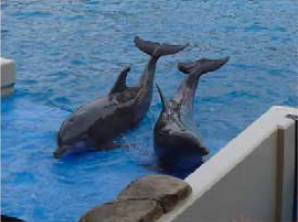
%> input picture images/dolphins.png, 298 x 222 px
$ octave main_script.m   (GNU Octave 9; MATLAB toolbox functions it lacks are replaced by stand-ins)
%> lines starting %> are read from the running program, lines starting %| are printed output that depends on the picture; in (x1, y1, x2, y2) boxes, pixels count from 0 and x2, y2 are one past the last pixel; in counts of white or black regions, pixels touching at a corner belong together; the program's own positions count from 1
### convertToYCC.m
%% Bradley Payne - Final Project
% This function takes in a color image
% converts to YCbCr (YCC) color space as defined by the paper:
% title: "Automatic seeded region growing ..."
% authors: Shih, Cheng
% page 2
% implements equation (1)
%
% input: rgb image
% output: tranformed image
% Y color space has range [16, 235]
% Cb and Cr spaces have range [16, 240]

function [YCC] = convertToYCC(im)
if size(im, 3) ~= 3
    disp("ERROR - color images only");
    YCC = [];
    return;
end

% scale to be between 0 - 1
% also converts to double
im = rescale(im);

% coefficient matrix given by paper
coef = [65.481 128.553 24.966; ...
        -39.797 -74.203 112; ...
        112 -93.786 -18.214];

% constant matrix from paper
C = [16; 128; 128];

% initialize size of new color space
YCC = zeros(size(im));

% implementation of equation (1)
for r = 1 : size(im, 1)
    for c = 1 : size(im, 2)
        R = im(r,c,1);
        G = im(r,c,2);
        B = im(r,c,3);
        rgb = [R; G; B];
        YCC(r,c, :) = coef * rgb + C;
    end
end

return;
end

### automaticSeedSelection.m
%% Bradley Payne - Final Project
% implements Automatic seed Selection algorithm
% defined by the paper:
% title: "Automatic seeded region growing ..."
% authors: Shih, Cheng
% pages 2 - 3
% implements equations (2 - 7)
%
%
%
% input YCbCr color space image
% returns 'seeds' that meet the following criteria:
% 1. Seed pixel must have high similarity to its neighbors
% 2. for an expected region, at least one seed must be generated
% 3. seeds for different regions must be disconnected
%
%
%
% This function requires 2 thresholds
% a similarity threshold
% a distance threshold
% The similarity threshold is computed using Otsu's method
% distance threshold is hardcoded at 0.05

function [seeds] = automaticSeedSelection(im)

if size(im, 3) ~= 3 || class(im) ~= "double"
    disp("ERROR -- Wrong color space detected");
    seeds = [];
    return;
end

% Threshold value

numR = size(im,1);
numC = size(im,2);

% initialize seeds array with 0's
seeds = zeros(numR, numC);

% seperate image into YCC color space
Y = im(:,:,1);
Cb = im(:,:,2);
Cr = im(:,:,3);

% calculate similarity of pixel to its neigbors
% consider 3x3 neighborhood standard deviation in each color space
% for simplicity of implementation, assume Seeds cannot reside on the image
% border

% compute standard deviations in each color space seperately
sigmaY = computeSTD(Y, numR, numC);
sigmaCb = computeSTD(Cb, numR, numC);
sigmaCr = computeSTD(Cr, numR, numC);

% compute total standard deviation (equation 3)
totalSigma = sigmaY + sigmaCb + sigmaCr;

% normalize (equation 4)
total_normalized_sigma = totalSigma / max(totalSigma, [], 'all');

% H is similarity to neighbors (equation 5)
H = 1 - total_normalized_sigma;

% now we need to compute the relative Euclidian Distances
% of each pixel to its eight neighbors

% D is maximum euclidian distance from pixel i,j to its 8 neighbors
% helper function is defined below
% (equations 6 & 7)
D = computeDistance(Y, Cb, Cr, numR, numC);

% THRESHOLDS
% similarity threshold is computed automatically using
% Otsu's method
% using the matlab built in function will return thresh between 0 - 1

[N, edges] = histcounts(im, 200);

% T = otsuthresh(N);

T = mean(H, 'all');
% Distance threshold was anectodotally found
Tdist= 0.05;

% perform similarity threshold
Hthresh = H > T;
% Hthresh = imdilate(Hthresh, ones(3));
% Hthresh = imerode(Hthresh, ones(3));
% perform distance threshold
Dthresh = D < Tdist;

% Dthresh = imdilate(Dthresh, ones(3));
% Dthresh = imerode(Dthresh, ones(3));

% morphological operations don't generally improve performance
% potential seeds satisfy Conditions 1 and 2
seeds = Hthresh & Dthresh;
se = strel('disk', 1);
seeds = imclose(seeds, se);
se = strel('disk', 1);
seeds = imopen(seeds, se);

% better method is to use MATLAB Built in label
% label based on 4 connectivity
seeds = bwlabel(seeds, 4);

end


% helper function that computes std deviation in a 3x3 neighborhood
% in a given colorspace
%
% INPUTS:
% cS: given color space
% numR - number of rows in color Space
% numC - number of columns in color Space
%
% OUTPUTS:
% sigmaN : standard deviation of 3x3 neighborhood centered
% at that pixel location
% edge pixels are exluded for simplicity
function [sigmaN] = computeSTD(cS, numR, numC)
sigmaN = ones(numR, numC);

for r = 1 : numR - 2
    for c = 1 : numC - 2
        % get this subbarray
        sub = cS(r:r+2, c : c+2);
        avgSub = mean(sub, 'all');
        % sum of the differences squared
        % (equation 2)
        sumDifSq = 0;
        for i = 1 : 9
            sumDifSq = sumDifSq + (sub(i) - avgSub)^2;
        end
        sigmaN(r+1,c+1) = sqrt(1/9 * sumDifSq);
    end
end

end

% helper function
% computes relative Euclidian distnace
% implements equations 6 - 7
function [D] = computeDistance(Y, Cb, Cr, numR, numC)
D = ones(numR, numC);

for r = 1 : numR - 2
    for c = 1 : numC - 2
        % this pixel
        Ythis = Y(r+1, c+1);
        Cbthis = Cb(r+1, c+1);
        Crthis = Cr(r+1, c+1);
        % neighborhood pixel
        Ysub = Y(r:r+2, c : c+2);
        Cbsub = Cb(r:r+2, c:c+2);
        Crsub = Cr(r:r+2, c:c+2);

        % distance to myself will be 0, so gonna include for simplicity
        d = zeros(9,1);

        % (equation 6)
        for i = 1 : 9
            numerator = (Ythis - Ysub(i))^2 + (Cbthis-Cbsub(i))^2 + ...
               (Crthis - Crsub(i))^2;
           d(i) = sqrt(numerator) ... % end of numerator
               /sqrt(Ythis^2 + Cbthis^2 + Crthis^2); % denomiator
        end
        % equation (7)
        D(r+1, c+1) = max(d);
    end
end

return;
end

% Recursive Helper function
% Labels seeds based on 4 connectivity
% Disqualifies border pixels as seeds
% [27 lines left out: function labelSeeds, not called in this run]

### regionGrowing.m
%% Bradley Payne - Final Project
% implements region growing algorithm
% defined by the paper:
% title: "Automatic seeded region growing ..."
% authors: Shih, Cheng
% section 4
% pages 3-6
%
%
% GENERAL METHOD:
% ** Calculate Y, Cb, Cr average of each region, store in seedAvg matrix
% ** Record neighbors of all regions in a sorted list T in decreasing order
% of distances.
% ** While T is not empty, remove point p and check 4-neighbors to
% determine region
%
% T is the set of pixels that are unclassified and have labeled neighbors
%
% Function implements steps (3) and (4) in section 4 of the paper
%
% INPUT:
% im - YCbCr color space image
% seeds - Labeled seeds matrix from automaticSeedSelection
%
% OUTPUT:
% seeds - labeled, grown seeds matrix

function [seeds] = regionGrowing(im, seeds)

% need to compute the Y C C average of each region
numSeeds = max(seeds, [], 'all');

% seedAvg contains the mean of all seed pixels
% in terms of Y Cb, Cr
% index for region i is seedAvg(i, n)
% where n is (1,2,3) coresponding with (Y, Cb, Cr)
seedAvg = zeros(numSeeds, 3);
sizeReg = zeros(numSeeds, 1);
% seperate YCC image into individual components
Y = im(:,:,1);
Cb = im(:,:,2);
Cr = im(:,:,3);

% compute averages for each region
for i = 1 : numSeeds
   % compute Y_bar for seed/region i
   seedAvg(i, 1) = mean(Y(seeds == i), 'all');
   % compute Cb_bar
   seedAvg(i, 2) = mean(Cb(seeds == i), 'all');
   % compute Cr_bar
   seedAvg(i, 3) = mean(Cr(seeds == i), 'all');
   % compute size of that region
   sizeReg(i) = sum(seeds == i, 'all');
end
disp('     initial averages computed')


% record unclassified neighbors of all regions in sorted list T
% use relative Euclidian distance (equation 8)
% implementation of section 4 item (3) on page 4 of the paper
% initially populate T which contains: [row, column, relativeDistance]
T = [];
numR = size(seeds, 1);
numC = size(seeds, 2);
% Populate T with all the 8-connected neigbors of labeled areas
% ignore corners for simplicity
for r = 2 : numR - 1
    for c = 2 : numC - 1

        if seeds(r,c) > 0
           % already labeled, skip this iteration
           continue;
        end

        % we have a unclassified pixel, if it has a labeled neighbor, add to T

        % check above neighbor
        if seeds(r - 1, c) > 0
            T = [T; r , c, relD(seedAvg(seeds(r-1,c), :), im(r, c, :))];
            continue;
        end

        % check left neighbor
        if seeds(r, c-1) > 0
            T = [T; r , c, relD(seedAvg(seeds(r,c -1), :), im(r, c, :))];
            continue;
        end
        % check right neigbor
        if seeds(r, c+1) > 0
            T = [T; r , c, relD(seedAvg(seeds(r,c + 1), :), im(r, c, :))];
            continue;
        end
        % check bottom neighbor
        if seeds(r +1, c) > 0
            T = [T; r, c, relD(seedAvg(seeds(r + 1,c), :), im(r, c, :))];
        end

    end % end column for loop
end % end initial populate T
disp("     T initially populated");

% sort by T by relative distance, in ascending order
T = sortrows(T, 3);

% Implementation of section 4 item (4) on page 4 of paper

while ~isempty(T)
    % first point p
%     p = T(1,:);
    % index of p
    r = T(1, 1);
    c = T(1, 2);

    % pop off first element
    T(1,:) = [];

    % check 4 neigbors, put labels
    % initialize to -1
    uL = -1; % up
    dL = -1; % down
    rL = -1; % right
    lL = -1; % left

    % check left and right
    if c > 1
       lL = seeds(r, c - 1);
    end
    if c < numC
        rL = seeds(r, c + 1);
    end
    % check up and down
    if r > 1
       uL = seeds(r - 1, c);
    end
    if r < numR
        dL = seeds(r + 1, c);
    end

    % if all neighbors have same label, set to that label
    if lL == rL && uL == dL && lL == uL

       seeds(r,c) = lL;
       newLabel = lL;
        % recompute average for that region
        seedAvg(newLabel, 1) = (seedAvg(newLabel, 1)*sizeReg(newLabel) + Y(r,c))/(sizeReg(newLabel) + 1);
        seedAvg(newLabel, 2) = (seedAvg(newLabel, 2)*sizeReg(newLabel) + Cb(r,c))/(sizeReg(newLabel) + 1);
        seedAvg(newLabel, 3) = (seedAvg(newLabel, 3)*sizeReg(newLabel) + Cr(r,c))/(sizeReg(newLabel) + 1);
        sizeReg(newLabel) = sizeReg(newLabel) + 1;
       continue;
    end

    % if multiple labels are options, compute distances to each and set to
    % smallest distance label
    %    l    r    u    d
    l = [lL, rL, uL, dL];
    d = [nan, nan, nan, nan];
    s = [0, 0, 0, 0];
    for i = 1 : 4
        if l(i) > 0
            d(i) = relD(seedAvg(l(i), :), im(r, c, :));
            s(i) = sizeReg(l(i));
        end
    end
    % sort by distance, use region size to break ties
    neighbor4 = [l' d' s'];
    neighbor4 = sortrows(neighbor4, [2 3], {'ascend' 'descend'});
    newLabel = neighbor4(1,1);
    seeds(r,c) = newLabel;
    if newLabel < 1
        disp('error');
    end

    % update average of affected region
    seedAvg(newLabel, 1) = (seedAvg(newLabel, 1)*sizeReg(newLabel) + Y(r,c))/(sizeReg(newLabel) + 1);
    seedAvg(newLabel, 2) = (seedAvg(newLabel, 2)*sizeReg(newLabel) + Cb(r,c))/(sizeReg(newLabel) + 1);
    seedAvg(newLabel, 3) = (seedAvg(newLabel, 3)*sizeReg(newLabel) + Cr(r,c))/(sizeReg(newLabel) + 1);
    sizeReg(newLabel) = sizeReg(newLabel) + 1;

    % add 4 neigbors of p to T
    % IF, they are not classified and are not already in T
    isadded = false;
    if ~lL   % not classified
        if sum(T(:,1) == r & T(:, 2) == (c - 1) ) ~= 1 % not in T
            T = [T; r , c - 1, relD(seedAvg(seeds(r,c), :), im(r, c -1, :))];
            isadded = true;
        end
    end

    if ~rL
        if sum(T(:,1) == r & T(:, 2) == (c + 1) ) ~= 1
            T = [T; r , c + 1, relD(seedAvg(seeds(r,c), :), im(r, c + 1, :))];
            isadded = true;
        end
    end

    if ~uL
        if sum(T(:,1) == (r - 1) & T(:, 2) == c ) ~= 1
            T = [T; r - 1, c, relD(seedAvg(seeds(r,c), :), im(r-1, c, :))];
            isadded = true;
        end
    end
    if ~dL
       if  sum(T(:,1) == (r + 1) & T(:, 2) == c ) ~= 1
           T = [T; r + 1, c, relD(seedAvg(seeds(r,c), :), im(r+1, c, :))];
           isadded = true;
       end
    end
    if isadded
        % resort T
        T = sortrows(T, 3);
    end

end % end while(T)
disp("     All pixels Labeled");

end

% helper function that inputs average Y, Cb, Cr for the region
% and inputs Y, Cb, and Cr for the pixel
% (equation 8)
% [7 lines left out: function relD, not called in this run]

### main_script.m
%% Bradley Payne
%  Final Project
%  Main Script
%  This project implements the segmentation described in the paper:
%  title: "Automatic seeded region growing for color image segmentation"
%  authors: Shih, Cheng
close all;
clear all;
clc

%% Read in image
%
imgname = 'images/dolphins.png';
im = imread(imgname);
%> im is the input picture: size 222x298x3 uint8; mean R, G, B 83.2, 114.4, 143.6
%
% cam = webcam;
% im = snapshot(cam);
% cam = [];

%% reduce the size of image if it larger than 2.5e5
if numel(im)/3 > 2.5e5
    while numel(im)/3 > 3e5
        im = imresize(im, 0.75);
    end

else
    im = imresize(im, 0.75);
%> im: size 167x224x3 uint8
end

% h = fspecial('gaussian', [5 5], 1);
% im1 = imfilter(im, h, 'symmetric');
im1 = im;
im2 = im1;
%% Convert from RGB to YCC color space

YCCim = convertToYCC(im1);
%> after the loop in convertToYCC, `for r = 1 : size(im, 1)`:
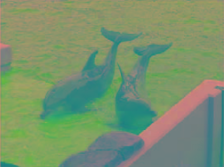
%> YCC: size 167x224x3 double; mean R, G, B 120.6, 146.9, 110.3
% YCCim = rescale(im, 0.1, 255);
% YCCim = rgb2hsv(im1);
%% Automatic Seed Selection
tic
seeds = automaticSeedSelection(YCCim);
%> call 3 of computeSTD, with numR = 167, numC = 224
%> after the loop in computeSTD (call 3), `for r = 1 : numR - 2`:
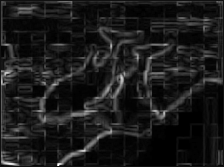
%> sigmaN: size 167x224 double; min 0, max 14.47, mean 1.55; drawn with min black and max white
%> after the loop in computeDistance, `for r = 1 : numR - 2`:
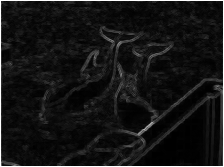
%> D: size 167x224 double; min 0, max 1, mean 0.0851
%> after the loop in computeDistance, `for r = 1 : numR - 2`: d = [0.0852; 0.0895; 0.0342; 0.0179; 0; 0.0453; 0.137; 0.163; 0.199]
%> in automaticSeedSelection, `[N, edges] = histcounts(im, 200);`: N = 200 values, max 4204 at index 101, min 0 at index 189, mean 561.1; edges = 201 values from 25.86 to 229.3
%> in automaticSeedSelection, `T = mean(H, 'all');`: T = 0.86
%> in automaticSeedSelection, `Hthresh = H > T;`:
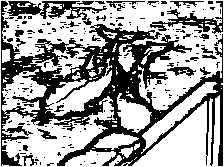
%> Hthresh: size 167x224 logical; 62.6% white; 197 black regions (170 under 20 px), largest, box (x1, y1, x2, y2) and area: (1, 1, 223, 166) 10719, (7, 1, 107, 25) 900, (150, 1, 223, 34) 606
%> in automaticSeedSelection, `Dthresh = D < Tdist;`: Dthresh: size 167x224 logical; 48% white; 250 white regions (218 under 20 px), largest, box (x1, y1, x2, y2) and area: (2, 70, 114, 166) 4481, (133, 99, 212, 166) 2498, (138, 21, 223, 113) 2404
%> in automaticSeedSelection, `seeds = Hthresh & Dthresh;`: seeds: size 167x224 logical; 46.1% white; 265 white regions (229 under 20 px), largest, box (x1, y1, x2, y2) and area: (2, 96, 114, 166) 2533, (133, 99, 212, 166) 2498, (138, 24, 222, 111) 2299
%> in automaticSeedSelection, `seeds = imclose(seeds, se);`: seeds: size 167x224 logical; 51.1% white; 55 black regions (38 under 20 px), largest, box (x1, y1, x2, y2) and area: (0, 0, 224, 167) 16871, (169, 62, 195, 79) 186, (206, 109, 210, 156) 141
%> in automaticSeedSelection, `seeds = imopen(seeds, se);`: seeds: size 167x224 logical; 47.4% white; 70 white regions (37 under 20 px), largest, box (x1, y1, x2, y2) and area: (134, 97, 220, 166) 2739, (2, 102, 114, 166) 2735, (139, 24, 222, 111) 2480
%> in automaticSeedSelection, `seeds = bwlabel(seeds, 4);`:
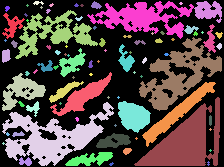
%> seeds: size 167x224 double; 84 distinct labels, from 0 to 83; one colour per label, 0 black
numSeeds = max(seeds, [], 'all');
%> numSeeds = 83
toc
fprintf("Automatic Seed Selection initially detected %.0f regions \n", numSeeds);
%| Automatic Seed Selection initially detected 83 regions

%% Burn seeds into the original image

R = im1(:,:,1);
G = im1(:,:,2);
B = im1(:,:,3);
R(seeds>0) = 255;
G(seeds>0) = 0;
B(seeds>0) = 0;
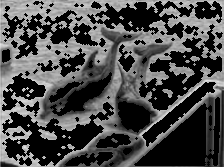
%> B: size 167x224 uint8; min 0, max 227, mean 74.1

im1 = cat(3, R, G, B);
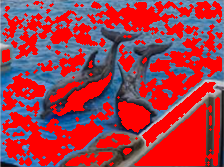
%> im1: size 167x224x3 uint8; mean R, G, B 162.8, 58.8, 74.1

figure(3)
imshow(im1), title("seeds found with my implementation")

%% Region Growing
tic
disp("Starting region growing");
regions = regionGrowing(YCCim, seeds);
%> the loop in regionGrowing, `for i = 1 : numSeeds` made 83 passes
%> after the loop in regionGrowing, `for i = 1 : numSeeds`: seedAvg = 83 rows, first 12: [149.7 149.4 107.6; 123.8 129.9 124.7; 143.5 163 97.85; 125.5 166.4 93.2; 133.3 163.5 97.87; 148.9 149.1 106.9; 149.6 148.5 107.2; 133 166.7 93.35; 140.5 151.8 103.9; 115.4 175.2 77.31; 145.1 149.9 106.6; 135.1 165.7 89.57]; sizeReg = 83 values, max 2739 at index 61, min 5 at index 5, mean 213.6
%> the loop in regionGrowing, `while ~isempty(T)` made 1 pass
%> (r, c, uL, dL, rL, lL, l) on pass 1: (48, 66, 33, 0, 33, 0, [0 33 33 0])
%> the run ends on the next line

$ run again, with images/boat.png copied over images/dolphins.png
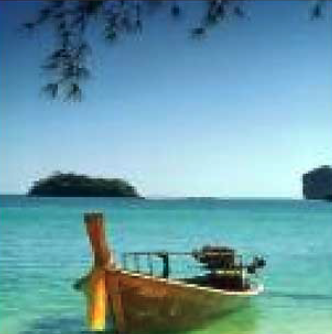
%> input picture images/boat.png, 332 x 334 px
%> im is the input picture: size 334x332x3 uint8; mean R, G, B 106.5, 156.4, 168.9
%> after the loop in computeDistance, `for r = 1 : numR - 2`: d = [0.0114; 0.00558; 0.0144; 0.016; 0; 0.0165; 0.0266; 0.00815; 0.0248]
%> N = 200 values, max 5519 at index 129, min 2 at index 1, mean 937.5; edges = 201 values from 20.62 to 227
%> T = 0.932
%> Hthresh: size 251x249 logical; 72.2% white; 135 black regions (117 under 20 px), largest, box (x1, y1, x2, y2) and area: (1, 122, 248, 250) 11828, (1, 1, 248, 80) 3879, (1, 179, 53, 212) 581
%> Dthresh: size 251x249 logical; 76.6% white; 76 black regions (65 under 20 px), largest, box (x1, y1, x2, y2) and area: (0, 0, 249, 251) 13889, (171, 3, 184, 16) 83, (125, 228, 133, 239) 53
%> in automaticSeedSelection, `seeds = bwlabel(seeds, 4);`:
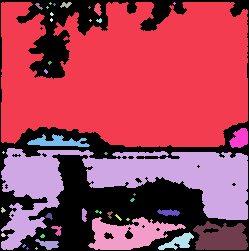
%> seeds: size 251x249 double; 42 distinct labels, from 0 to 41; one colour per label, 0 black
%> `numSeeds = max(seeds, [], 'all');`: numSeeds = 41
%| Automatic Seed Selection initially detected 41 regions
%> `im1 = cat(3, R, G, B);`:
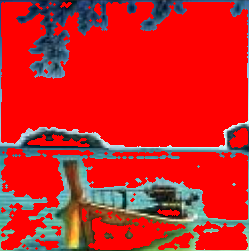
%> im1: size 251x249x3 uint8; mean R, G, B 206.1, 35.1, 34.4
%> the loop in regionGrowing, `for i = 1 : numSeeds` made 41 passes
%> after the loop in regionGrowing, `for i = 1 : numSeeds`: seedAvg = 41 rows, first 12: [159 147.7 103.9; 146.3 141.4 91.21; 127.2 138.1 90.81; 139.8 128.8 89.22; 100 147.1 98.67; 122.6 131.9 97.69; 126.2 135.2 98.49; 36.7 133.9 118.3; 55.65 146.4 114.7; 110.6 140.5 98.75; 114.6 139.8 99.17; 136.9 132 96.28]; sizeReg = 41 values, max 29555 at index 1, min 5 at index 5, mean 1085.6
%> the loop in regionGrowing, `while ~isempty(T)` made 1 pass
%> (r, c, uL, dL, rL, lL, neighbor4) on pass 1: (241, 53, 0, 10, 0, 0, [0 NaN 0; 0 NaN 0; 0 NaN 0; 10 0.00158 137])
